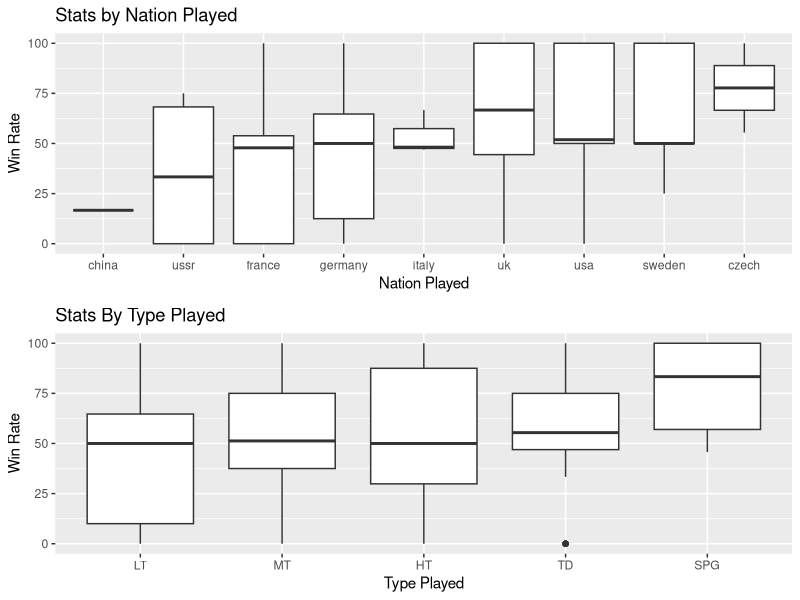

Write the R code that produced this figure. (Note: this script raises an error after producing the figure.)
install.packages("patchwork")
library(patchwork)
WOT<-read.csv("WOT (3).csv")
library(dplyr)
BattlesPlayed3GamesMoreOn<- WOT %>%filter(Battles >= 3)

WOT$WR<- as.numeric(gsub("%","",WOT$WR, fixed=TRUE))

library(tidyverse)


PlotA <- ggplot(data=WOT, mapping= aes(x=reorder(Nation, WR, na.rm=TRUE), y=WR))+ 
  labs(x="Nation Played", y= "Win Rate", title= "Stats by Nation Played")+ geom_boxplot()

PlotB <- ggplot(data=WOT, mapping= aes(x=reorder(Class, WR, na.rm=TRUE), y=WR))+ 
  labs(x= "Type Played", y= "Win Rate", title= "Stats By Type Played") +
  geom_boxplot()


install.packages("gridExtra")
gridExtra::grid.arrange(PlotA, PlotB) + 
  ncol=2
